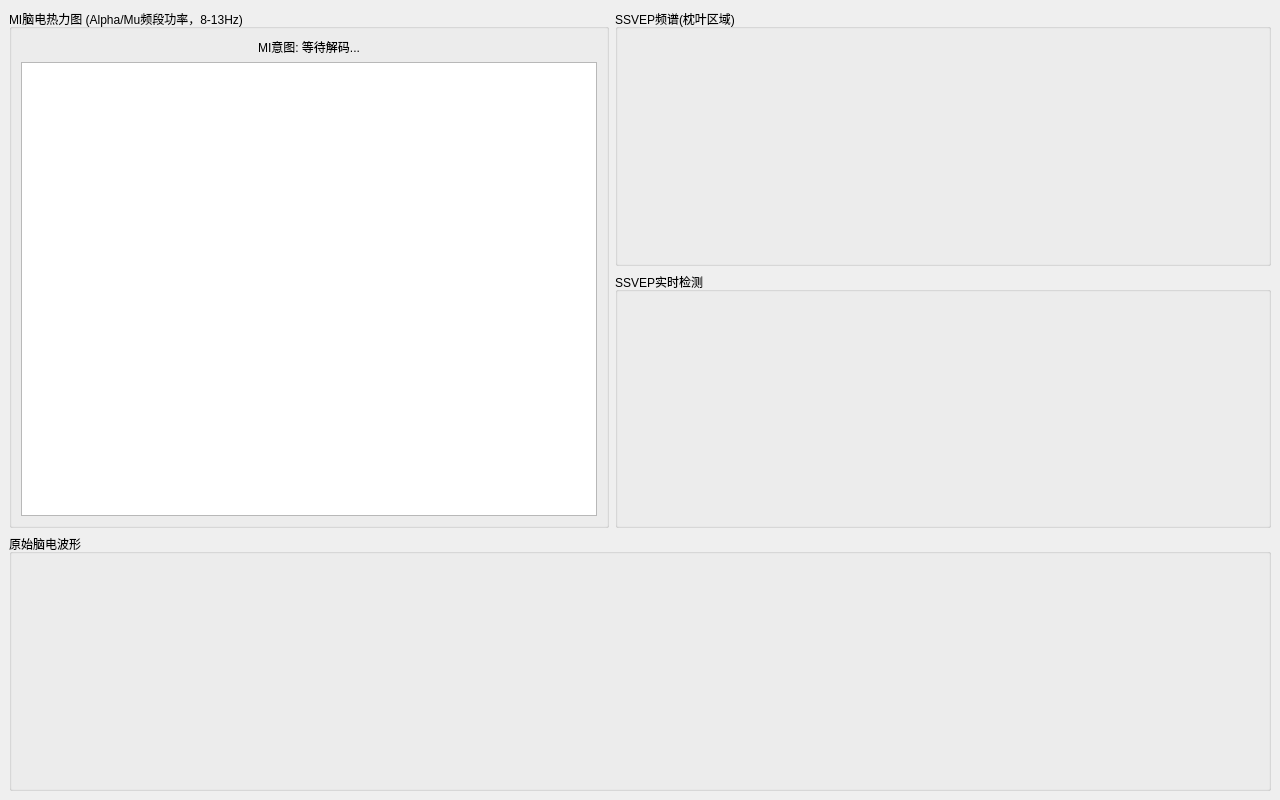
<?xml version="1.0" encoding="UTF-8"?>
<ui version="4.0">
 <class>MainWindow</class>
 <widget class="QMainWindow" name="MainWindow">
  <property name="geometry">
   <rect>
    <x>0</x>
    <y>0</y>
    <width>1280</width>
    <height>800</height>
   </rect>
  </property>
  <widget class="QWidget" name="centralwidget">
   <layout class="QGridLayout" name="gridLayout">
    <item row="2" column="0" colspan="2">
     <widget class="QGroupBox" name="eegWaveformBox">
      <property name="title">
       <string>原始脑电波形</string>
      </property>
      <layout class="QVBoxLayout" name="eegLayout"/>
     </widget>
    </item>
    <item row="1" column="1">
     <widget class="QGroupBox" name="ssvepResultBox">
      <property name="title">
       <string>SSVEP实时检测</string>
      </property>
      <layout class="QGridLayout" name="ssvepGrid">
       <item row="0" column="0">
        <widget class="QLabel" name="leftStatusLabel"/>
       </item>
       <item row="0" column="1">
        <widget class="QLabel" name="rightStatusLabel"/>
       </item>
       <item row="1" column="0" colspan="2">
        <widget class="QLabel" name="gazeDirectionLabel">
         <property name="font">
          <font>
           <pointsize>14</pointsize>
           <bold>true</bold>
          </font>
         </property>
         <property name="alignment">
          <set>Qt::AlignmentFlag::AlignCenter</set>
         </property>
        </widget>
       </item>
      </layout>
     </widget>
    </item>
    <item row="0" column="0" rowspan="2">
     <widget class="QGroupBox" name="topographyBox">
      <property name="maximumSize">
       <size>
        <width>600</width>
        <height>16777215</height>
       </size>
      </property>
      <property name="title">
       <string>MI脑电热力图 (Alpha/Mu频段功率，8-13Hz)</string>
      </property>
      <layout class="QVBoxLayout" name="topographyLayout">
       <item>
        <widget class="QLabel" name="miIntentLabel">
         <property name="text">
          <string>MI意图: 等待解码...</string>
         </property>
         <property name="alignment">
          <set>Qt::AlignmentFlag::AlignCenter</set>
         </property>
        </widget>
       </item>
       <item>
        <widget class="QGraphicsView" name="topographyView">
         <property name="minimumSize">
          <size>
           <width>400</width>
           <height>400</height>
          </size>
         </property>
         <property name="maximumSize">
          <size>
           <width>600</width>
           <height>16777215</height>
          </size>
         </property>
        </widget>
       </item>
      </layout>
     </widget>
    </item>
    <item row="0" column="1">
     <widget class="QGroupBox" name="spectrumBox">
      <property name="title">
       <string>SSVEP频谱(枕叶区域)</string>
      </property>
      <layout class="QVBoxLayout" name="spectrumLayout"/>
     </widget>
    </item>
   </layout>
  </widget>
 </widget>
 <resources/>
 <connections/>
</ui>
